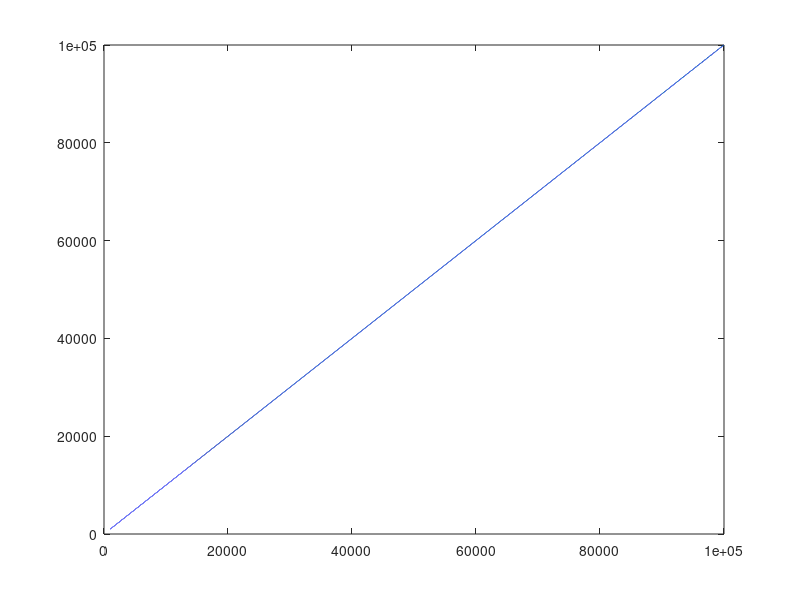
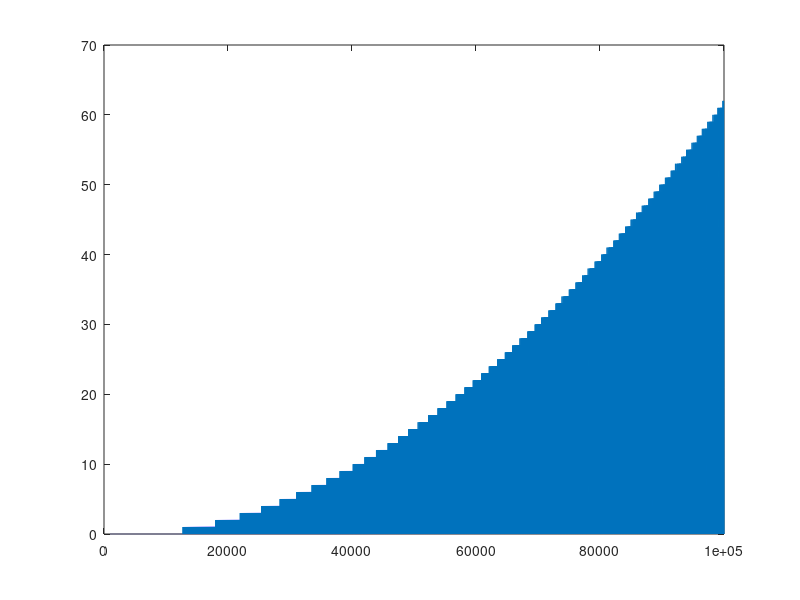

MATLAB code to generate these figures, in order:
clc;
clear;
load('pwm_data.mat');
x = 1/512:1/512:1;

start = 1;
stairs(x(start:end), target_duty(start:end))

%%
x = 1000:1:100000;

start = 1;

figure(1)
stairs(x(start:end), actual_frequency(start:end))

figure(2)
stairs(x(start:end), frequency_error(start:end))
